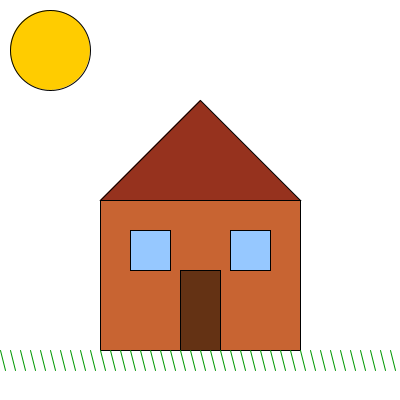
Frame 1 (no input)
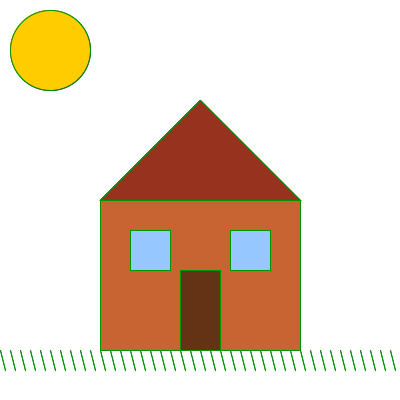
Frame 2 (the mouse pressed at the canvas centre, redrawn once)

The Processing sketch that drew these frames (run headless with seeded random() and noise(); the mouse was pressed at the canvas centre and the sketch redrawn once):

// Processing sketch: reto3_casita
// ── reto3_casita.pde
void setup() {
  size(400, 400);  // Tamaño de la ventana
  background(255);  // Fondo blanco
  noLoop();  // Solo dibujar una vez
}

void draw() {
  // Dibujar la base de la casa (un rectángulo)
  fill(200, 100, 50);  // Color marrón claro
  rect(100, 200, 200, 150);
  
  // Dibujar el techo (un triángulo)
  fill(150, 50, 30);  // Color marrón oscuro
  triangle(100, 200, 300, 200, 200, 100);
  
  // Dibujar una puerta (un rectángulo)
  fill(100, 50, 20);  // Color marrón oscuro
  rect(180, 270, 40, 80);
  
  // Dibujar dos ventanas (rectángulos)
  fill(150, 200, 255);  // Color azul claro
  rect(130, 230, 40, 40);  // Ventana izquierda
  rect(230, 230, 40, 40);  // Ventana derecha
  
  // Dibujar el sol (un círculo)
  fill(255, 204, 0);  // Color amarillo
  ellipse(50, 50, 80, 80);  // Sol en la esquina superior izquierda
  
  // Dibujar líneas que representan la hierba
  stroke(0, 150, 0);  // Color verde
  for (int i = 0; i < width; i += 10) {
    line(i, 350, i + 5, 370);  // Líneas diagonales para la hierba
  }
}
